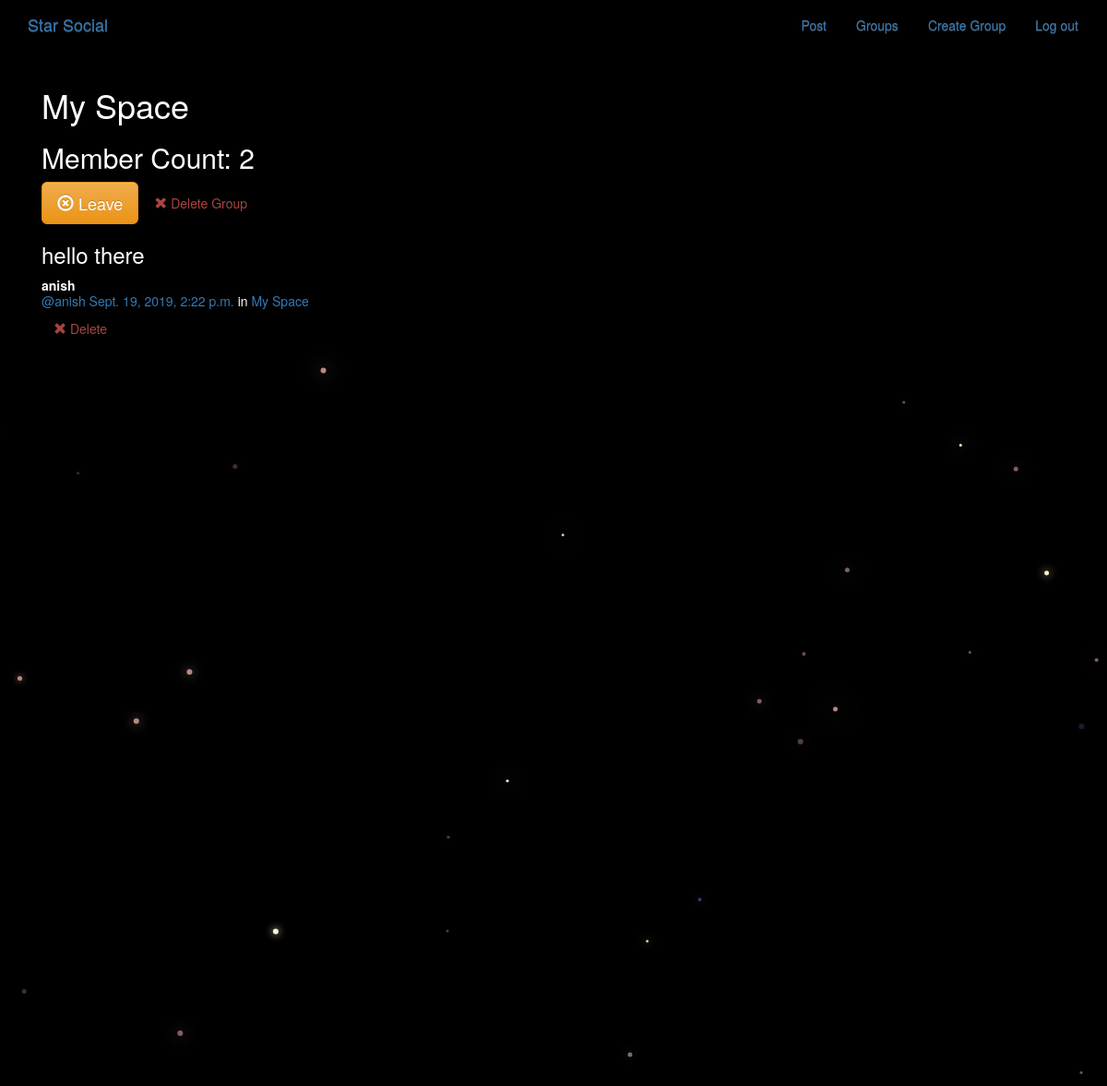
The page /groups/posts/in/my-space/ (signed in) on the database its author committed.
### groups/models.py (models this page shows, shortened)
class Group(models.Model):
    name = models.CharField(max_length=255, unique=True)
    slug = models.SlugField(allow_unicode=True, unique=True)
    description = models.TextField(blank=True, default='')
    description_html = models.TextField(editable=False, default='', blank=True)
    members = models.ManyToManyField(User, through="GroupMember")
    creator = models.IntegerField()
    class Meta:
        ordering = ["name"]

### posts/models.py (models this page shows, shortened)
class Post(models.Model):
    user = models.ForeignKey(User, related_name="posts",on_delete=models.CASCADE)
    created_at = models.DateTimeField(auto_now=True)
    message = models.TextField()
    message_html = models.TextField(editable=False)
    group = models.ForeignKey(Group, related_name="posts",null=True, blank=True,on_delete=models.CASCADE)
    class Meta:
        ordering = ["-created_at"]
        unique_together = ["user", "message"]

### groups/views.py (the view)
# urls.py: path('posts/in/<slug:slug>/',views.SingleGroup.as_view(), name='single'),
class SingleGroup(generic.DetailView):
    model = Group

### groups/templates/groups/group_detail.html
{% extends "groups/group_base.html" %}
{% block pregroup %}
    <h1>{{group.name}}</h1>
    <h2> Member Count: {{group.members.count}}</h2>
    <div class="content">
        {% if user in group.members.all %}
            <a href="{% url 'groups:leave' slug=group.slug %}" class="btn btn-lg btn-fill btn-warning"><span class="glyphicon glyphicon-remove-circle"></span> Leave</a>
        {% else %}
            <a href="{% url 'groups:join' slug=group.slug %}" class="btn btn-lg btn-fill btn-warning"><span class="glyphicon glyphicon-ok-circle"></span> Join</a>
        {% endif %}
        {% if user.is_authenticated and group.creator == user.id and not hide_delete%}
            <a href="{% url 'groups:delete' pk=group.pk %}" title="delete" class="btn btn-simple">
                <span class="glyphicon glyphicon-remove text-danger" aria-hidden="true"></span>
                <span class="text-danger icon-label">Delete Group</span>
            </a>
        {% endif %}
    </div>
{% endblock %}
{% block group_content %}
    <div class="col">
        {% if group.posts.count == 0 %}
            <h2>No posts in this group yet!</h2>
        {% else %}
            {% for post in group.posts.all %}
                {% include "posts/_post.html" %}
            {% endfor %}
        {% endif %}
    </div>
{% endblock %}

### posts/templates/posts/_post.html
<div class="post media">
    <h3>{{ post.message_html|safe }}</h3>
    <div class="media-body">
        <strong>{{ post.user.username }}</strong>
        <h5 class="media-heading">
            <span class="username"><a href="{% url 'posts:for_user' username=post.user.username %}">@{{ post.user.username }}</a></span>
            <time class="time"><a href="{% url 'posts:single' username=post.user.username pk=post.pk %}">{{ post.created_at }}</a></time>
            {% if post.group %}
                <span class="group-name">in <a href="#">{{ post.group.name }}</a></span>
            {% endif %}
        </h5>
        <div class="media-footer">
            {% if user.is_authenticated and post.user == user and not hide_delete %}
                <a href="{% url 'posts:delete' pk=post.pk %}" title="delete" class="btn btn-simple">
                    <span class="glyphicon glyphicon-remove text-danger" aria-hidden="true"></span>
                    <span class="text-danger icon-label">Delete</span>
                </a>
            {% endif %}
        </div>
    </div>
</div>

### static/social/css/master.css (style rules this page uses)
html, body { margin: 0; overflow: hidden; background-color: black; color:white; }

### rows shown on the page
Group: name "My Space", members.count "2"
Post: message_html "hello there", user.username "anish", created_at "Sept. 19, 2019, 2:22 p.m.", group.name "My Space", shows "Delete"
